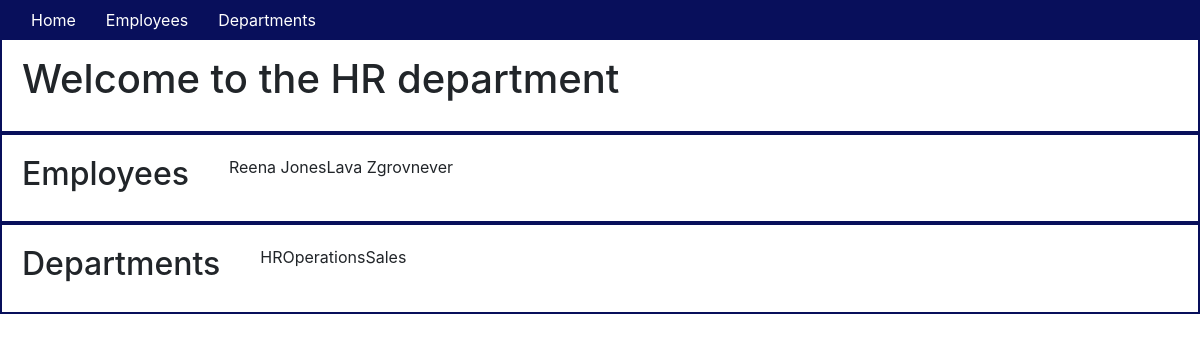
/, run on an earlier commit of the app's database.
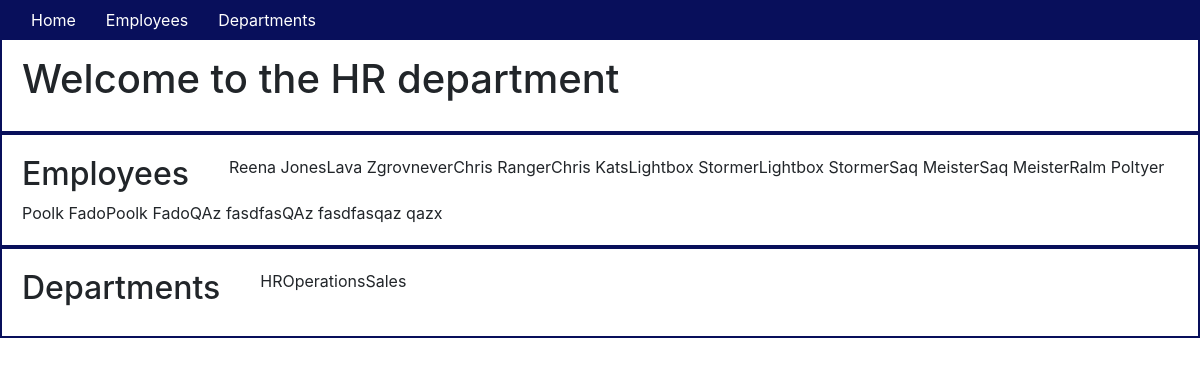
And on a later commit of the database.
### app/models.py (models this page shows, shortened)
class Employee(db.Model):
    id = db.Column(db.Integer, primary_key=True)
    first_name = db.Column(db.String(64))
    last_name = db.Column(db.String(64), index=True)
    departments = db.relationship('Department', secondary=links, backref='employee', lazy='dynamic')

class Department(db.Model):
    id = db.Column(db.Integer, primary_key=True)
    name = db.Column(db.String(64))
    employees = db.relationship('Employee', secondary=links, backref='department', lazy='dynamic')

### app/routes.py (the view)
@app.route('/')
def index():
    employees = Employee.query.all()
    departments = Department.query.all()
    return render_template('index.html', title="Home", employees=employees, departments=departments)

### app/templates/index.html
{% extends "base.html" %} {% block content %}
<div class="container-fluid">
    <div class="row">
        <h1>Welcome to the HR department</h1>
    </div>
    <div class="row">
        <h2>Employees</h2>
        <ul>
            {% for employee in employees %}
            <li>{{employee.first_name}} {{employee.last_name}} </li>
        </ul>
        {% endfor %}
    </div>
    <div class="row">
        <h2>Departments</h2>
        <ul>
            {% for department in departments %}
            <li>{{department.name}}</li>
        </ul>
        {% endfor %}
    </div>
</div>
{% endblock %}

What changed in the data, as far as the page shows it:
added Employee: first_name "Chris", last_name "Ranger"
added Employee: first_name "Chris", last_name "Kats"
added Employee: first_name "Lightbox", last_name "Stormer"
added Employee: first_name "Lightbox", last_name "Stormer"
added Employee: first_name "Saq", last_name "Meister"
added Employee: first_name "Saq", last_name "Meister"
added Employee: first_name "Ralm", last_name "Poltyer"
added Employee: first_name "Poolk", last_name "Fado"
added Employee: first_name "Poolk", last_name "Fado"
added Employee: first_name "QAz", last_name "fasdfas"
added Employee: first_name "QAz", last_name "fasdfas"
added Employee: first_name "qaz", last_name "qazx"
